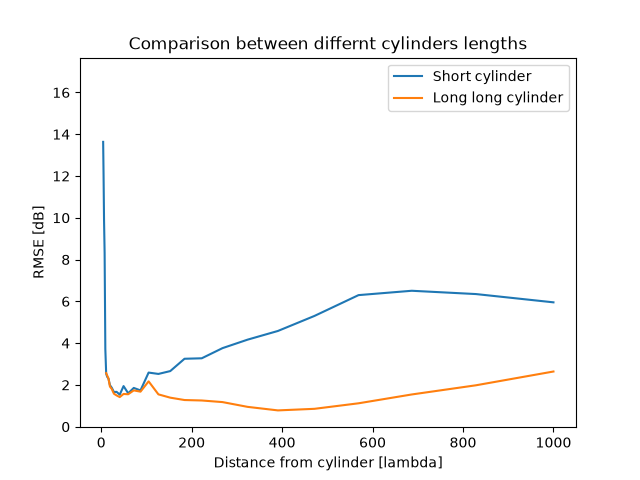

The Python source for this figure:
import pandas as pd
import matplotlib.pyplot as plt

df = pd.read_csv("RESULTS_12_25.6.csv")
df3 = pd.read_csv("LONG_LONG_RESULTS_12_25.6.csv")

#df["RMSE_LONG"] = df2["RMSE"]
df["RMSE_LONG_LONG"] = df3["RMSE"]

df.index=df["distance_in_lamda"]
df = df.drop("distance_in_lamda", axis=1)
print(df)

plt.figure()
plt.plot(df)
plt.legend(["Short cylinder", "Long long cylinder"])
plt.xlabel("Distance from cylinder [lambda]")
plt.ylabel("RMSE [dB]")
plt.title("Comparison between differnt cylinders lengths")
plt.savefig("plot.png")
plt.show()


exit()

df = pd.read_csv("FAR_LONG_LONG_RESULTS_12_25.6.csv")
df.index=df["distance_in_lamda"]
df = df.drop("distance_in_lamda", axis=1)

plt.figure()
plt.plot(df)
plt.xlabel("Distance from cylinder [lambda]")
plt.ylabel("RMSE [dB]")
plt.title("Long long cylinder in far distances")
plt.show()
